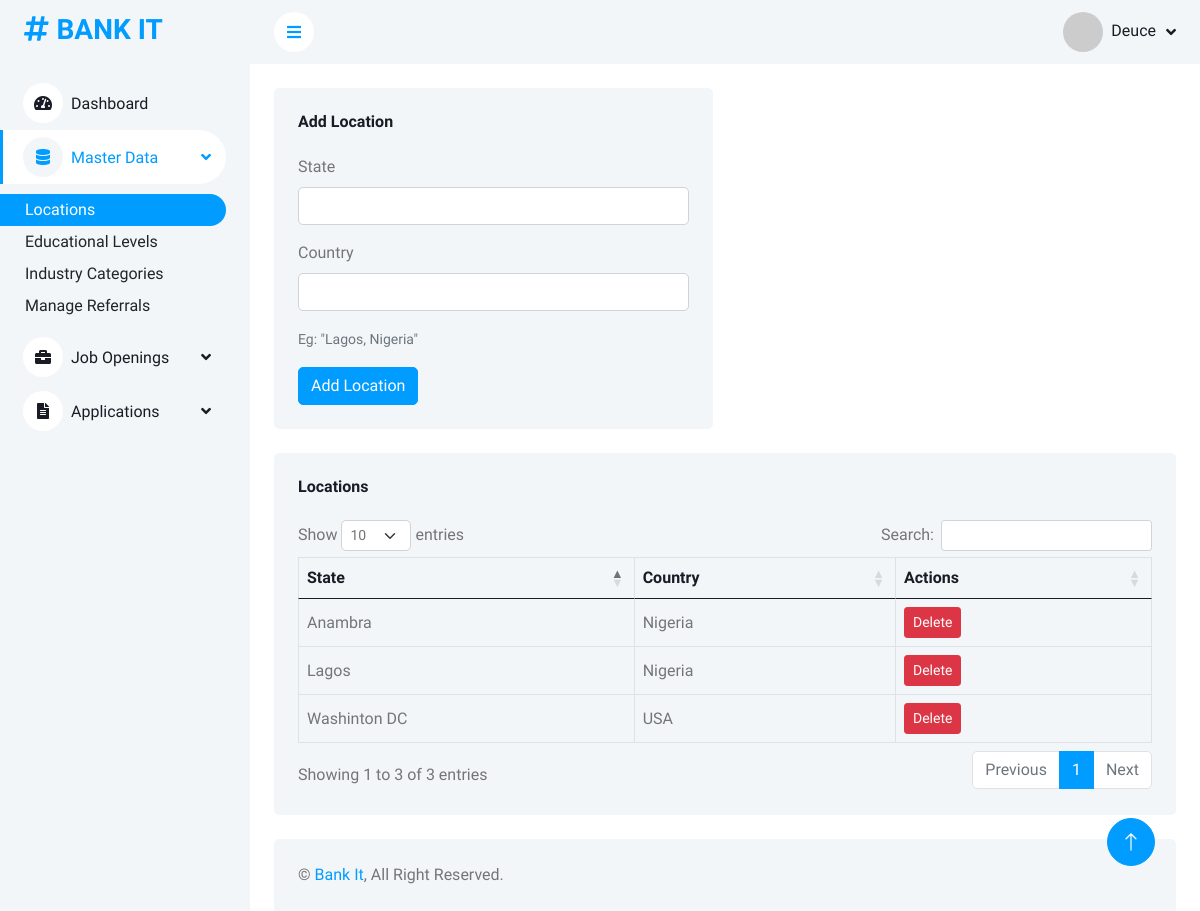
The page /locations.php (signed in) on the database its author committed.
### tables this page shows
CREATE TABLE `locations` (
  `id` int(11) NOT NULL,
  `state` varchar(255) NOT NULL,
  `country` varchar(255) NOT NULL
);

### locations.php (the view, shortened to what this page needs)
<?php include 'layout/header.php'; ?>
<?php include 'includes/db_con.php'; ?>
<body>
    <div class="container-xxl position-relative bg-white d-flex p-0">
        <?php include 'layout/sidebar.php'; ?>
        <div class="content">
            <?php include 'layout/navbar.php'; ?>
            <div class="container-fluid pt-4 px-4">
                <div class="row g-4">
                    <div class="col-sm-12 col-xl-6">
                        <div class="bg-light rounded h-100 p-4">
                            <h6 class="mb-4">Add Location</h6>
                            <form " method="POST" action="controllers/add_location_controller.php">
                                <div class="mb-3">
                                    <label for="state" class="form-label">State</label>
                                    <input type="text" class="form-control" id="state" name="state">
                                </div>
                                <div class="mb-3">
                                    <label for="country" class="form-label">Country</label>
                                    <input type="text" class="form-control" id="country" name="country">
                                </div>
                                <div class="mb-3">
                                    <small class="text-muted">Eg: "Lagos, Nigeria"</small>
                                </div>
                                <input type="submit" class="btn btn-primary" value="Add Location" name="add_location">
                            </form>
                        </div>
                    </div>
                    <div class="col-12">
                        <div class="bg-light rounded h-100 p-4">
                            <h6 class="mb-4">Locations</h6>
                            <div class="table-responsive">
                                <table id="myTable" class="table text-start align-middle table-bordered table-hover mb-0">
                                    <thead>
                                        <tr class="text-dark">
                                            <th scope="col">State</th>
                                            <th scope="col">Country</th>
                                            <th scope="col">Actions</th>
                                        </tr>
                                    </thead>
                                    <tbody>
                                        <?php
                                        $query = "SELECT * FROM locations";
                                        $result = mysqli_query($conn, $query);
                                        if (!$result) {
                                            die('Query Failed' . mysqli_error($conn));
                                        } else {
                                            while ($row = mysqli_fetch_assoc($result)) {
                                                ?>
                                                <tr>
                                                    <td><?php echo $row['state']; ?></td>
                                                    <td><?php echo $row['country']; ?></td>
                                                    <td>
                                                        <a class="btn btn-sm btn-danger"
                                                            href="controllers/delete_locations_controller.php?id=<?php echo $row['id']; ?>">Delete</a>
                                                    </td>
                                                </tr>
                                                <?php
                                            }
                                        }
                                        ?>
                                    </tbody>
                                </table>
                            </div>
                        </div>
                    </div>
                </div>
            </div>
            <?php include 'layout/footer.php'; ?>
</body>

### css/style.css (style rules this page uses)
:root { --primary: #009CFF; --light: #F3F6F9; --dark: #191C24; }
.btn { transition: .5s; }
.btn.btn-primary { color: #FFFFFF; }
.content { margin-left: 250px; min-height: 100vh; background: #FFFFFF; transition: 0.5s; }
@media (min-width: 992px) { .content { width: calc(100% - 250px); } }

### rows shown on the page
locations: state "Lagos", country "Nigeria"
locations: state "Anambra", country "Nigeria"
locations: state "Washinton DC", country "USA"

### other values the page prints
$_SESSION['username'] "Deuce"
